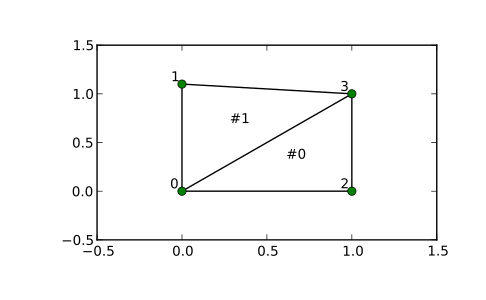

Write the Python code that produced this figure.
from scipy.spatial import Delaunay
points = np.array([[0, 0], [0, 1.1], [1, 0], [1, 1]])
tri = Delaunay(points)

# We can visualize it:

import matplotlib.pyplot as plt
plt.triplot(points[:,0], points[:,1], tri.simplices.copy())
plt.plot(points[:,0], points[:,1], 'o')

# And add some further decorations:

for j, p in enumerate(points):
    plt.text(p[0]-0.03, p[1]+0.03, j, ha='right') # label the points
for j, s in enumerate(tri.simplices):
    p = points[s].mean(axis=0)
    plt.text(p[0], p[1], '#%d' % j, ha='center') # label triangles
plt.xlim(-0.5, 1.5); plt.ylim(-0.5, 1.5)
plt.show()
